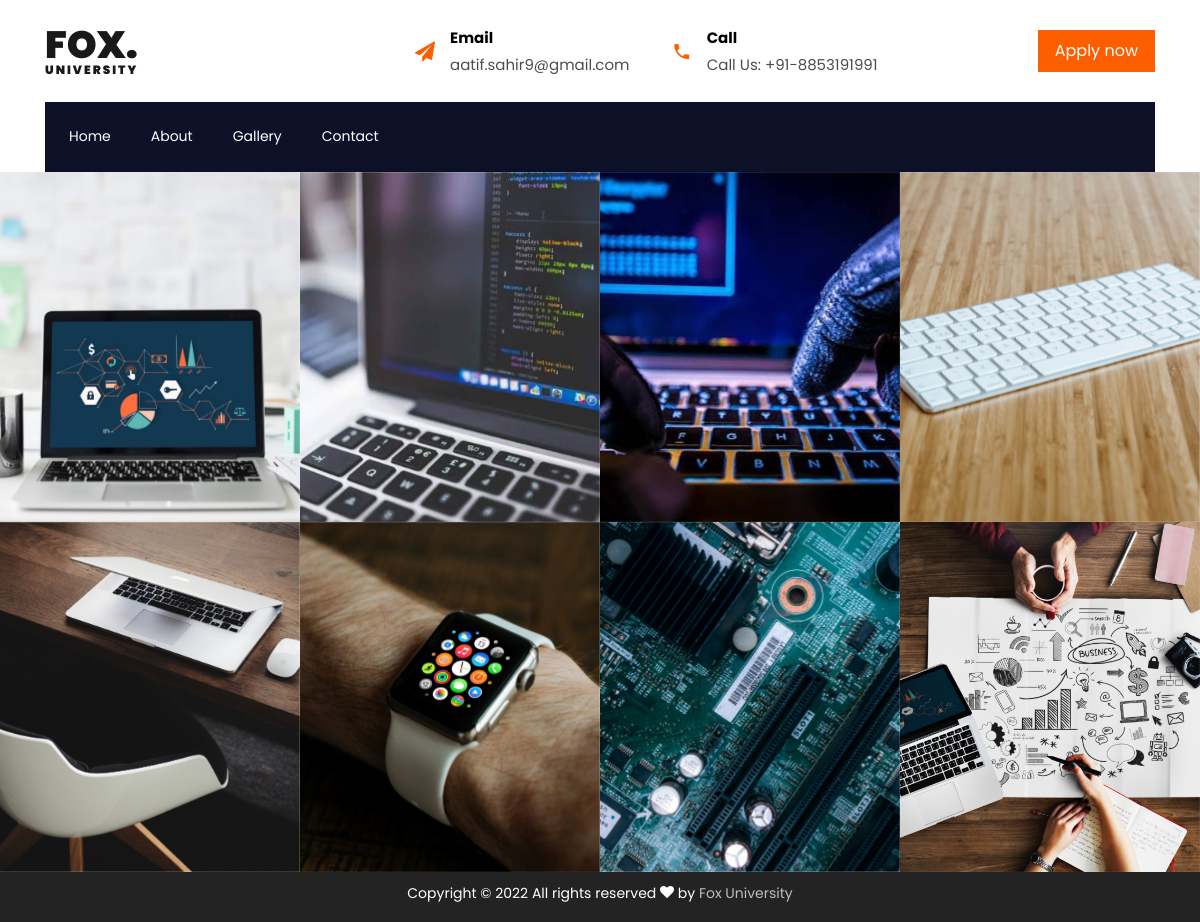
The app's page /gallery/, older data.
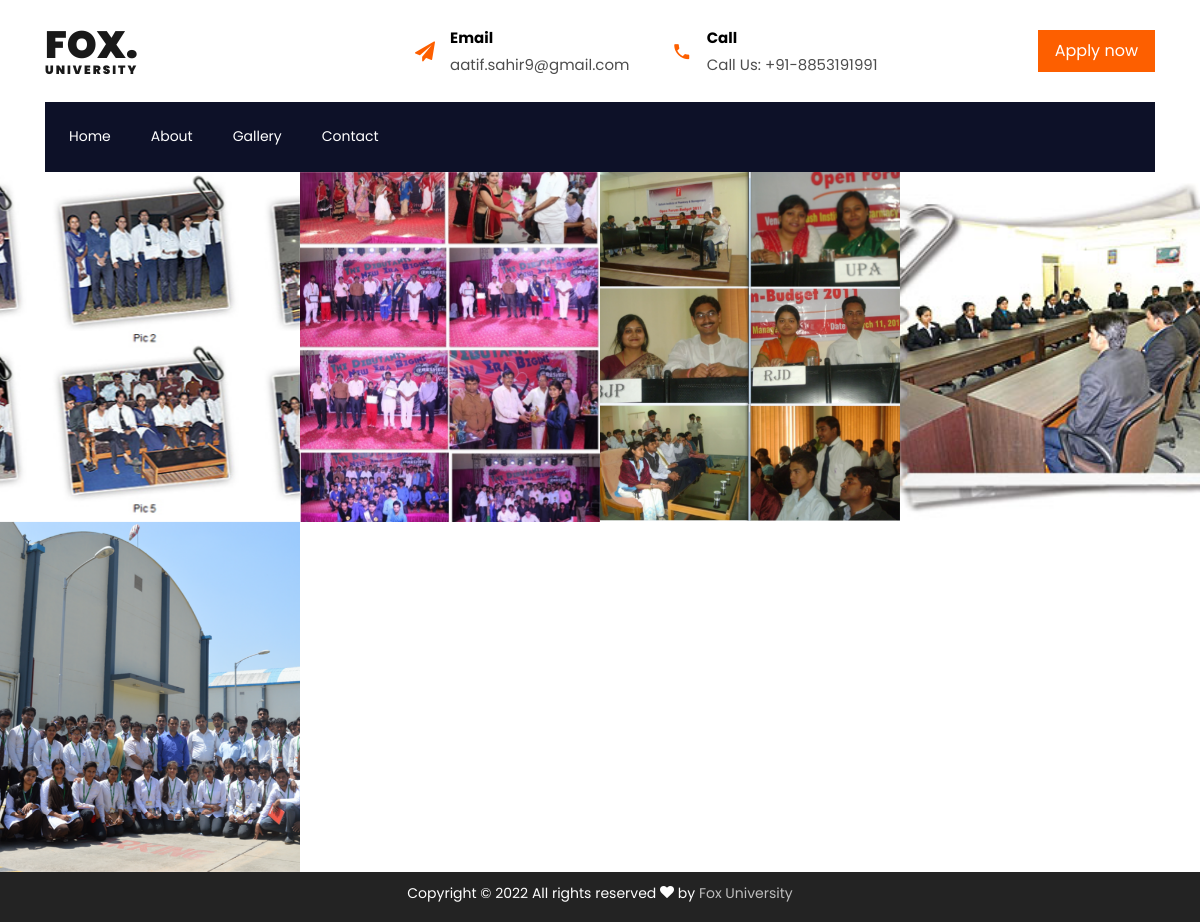
The same page, newer data.
### crud/models.py (models this page shows, shortened)
class image(models.Model):
    name = models.CharField(max_length=50)
    image = models.ImageField(upload_to='images/')

### crud/views.py (the view)
# urls.py: path('gallery/', views.gallery),
def gallery(request):
    images = image.objects.all()
    return render(request,'gallery.html',{'images':images})

### template/gallery.html (shortened to what this page needs)
{% extends 'base.html' %}
{% block body %}
        <section class="ftco-gallery">
            <div class="container-wrap">
                <div class="row no-gutters">
                    {% for img in images  %}
                    <div class="col-md-3 ftco-animate">
                        <a href="{{img.image.url}}" class="gallery image-popup img d-flex align-items-center"
                            style="background-image: url({{img.image.url}});">
                        </a>
                    </div>
                    {% endfor %}
                </div>
            </div>
        </section>
{% endblock body %}

### template/base.html (shortened to what this page needs)
<!DOCTYPE html>
<html lang="en">
    <head>
        <link rel="stylesheet" href="../static/css/open-iconic-bootstrap.min.css">
        <link rel="stylesheet" href="../static/css/animate.css">
        <link rel="stylesheet" href="../static/css/owl.carousel.min.css">
        <link rel="stylesheet" href="../static/css/owl.theme.default.min.css">
        <link rel="stylesheet" href="../static/css/magnific-popup.css">
        <link rel="stylesheet" href="../static/css/aos.css">
        <link rel="stylesheet" href="../static/css/ionicons.min.css">
        <link rel="stylesheet" href="../static/css/flaticon.css">
        <link rel="stylesheet" href="../static/css/icomoon.css">
        <link rel="stylesheet" href="../static/css/style.css">
    </head>
    <body>
        <div class="bg-top navbar-light">
            <div class="container">
                <div class="row no-gutters d-flex align-items-center align-items-stretch">
                    <div class="col-md-4 d-flex align-items-center py-4">
                        <a class="navbar-brand" href="/">Fox. <span>University</span></a>
                    </div>
                    <div class="col-lg-8 d-block">
                        <div class="row d-flex">
                            <div class="col-md d-flex topper align-items-center align-items-stretch py-md-4">
                                <div class="icon d-flex justify-content-center align-items-center"><span
                                        class="icon-paper-plane"></span></div>
                                <div class="text">
                                    <span>Email</span>
                                    <span>aatif.sahir9@gmail.com</span>
                                </div>
                            </div>
                            <div class="col-md d-flex topper align-items-center align-items-stretch py-md-4">
                                <div class="icon d-flex justify-content-center align-items-center"><span
                                        class="icon-phone2"></span></div>
                                <div class="text">
                                    <span>Call</span>
                                    <span>Call Us: +91-8853191991</span>
                                </div>
                            </div>
                            <div class="col-md topper d-flex align-items-center justify-content-end">
                                <p class="mb-0">
                                    <a href="#"
                                        class="btn py-2 px-3 btn-primary d-flex align-items-center justify-content-center">
                                        <span>Apply now</span>
                                    </a>
                                </p>
                            </div>
                        </div>
                    </div>
                </div>
            </div>
        </div>
        <nav class="navbar navbar-expand-lg navbar-dark bg-dark ftco-navbar-light" id="ftco-navbar">
            <div class="container d-flex align-items-center px-4">
                <div class="collapse navbar-collapse" id="ftco-nav">
                    <ul class="navbar-nav mr-auto">
                        <li class="nav-item"><a href="/" class="nav-link pl-0">Home</a></li>
                        <li class="nav-item"><a href="/aboutus/" class="nav-link">About</a></li>
                        <li class="nav-item"><a href="/gallery/" class="nav-link">Gallery</a></li>
                        <li class="nav-item"><a href="/contactus/" class="nav-link">Contact</a></li>
                    </ul>
                </div>
            </div>
        </nav>
        {% block body %}{% endblock body %}
        <footer class="ftco-footer ftco-bg-dark ftco-section" style="padding: 0em;">
            <div class="container">
                <div class="row">
                    <div class="col-md-12 text-center">
                        <p style="margin-top: 9px;color:white;">
                            Copyright &copy;
                            <script>document.write(new Date().getFullYear());</script> All rights reserved <i class="icon-heart" aria-hidden="true"></i> by <a
                                href="#" target="_blank">Fox University</a>
                        </p>
                    </div>
                </div>
            </div>
        </footer>
    </body>
</html>

### static/css/icomoon.css (style rules this page uses)
[class^="icon-"], [class*=" icon-"] { font-family: 'icomoon' !important; speak: none; font-style: normal; font-weight: normal; font-variant: normal; text-transform: none; line-height: 1; -webkit-font-smoothing: antialiased; -moz-osx-font-smoothing: grayscale; }
.icon-heart:before { content: "\f004"; }
.icon-paper-plane:before { content: "\f1d8"; }
.icon-phone2:before { content: "\e0cd"; }

Row changes from the older to the newer data that the page shows:
removed image: image (picture)
removed image: image (picture)
removed image: image (picture)
removed image: image (picture)
removed image: image (picture)
removed image: image (picture)
removed image: image (picture)
removed image: image (picture)
added image: image (picture)
added image: image (picture)
added image: image (picture)
added image: image (picture)
added image: image (picture)
